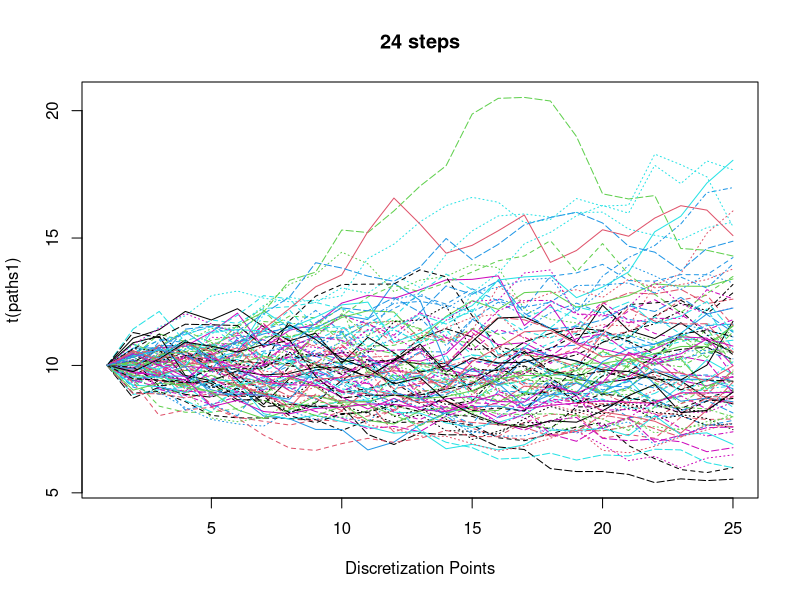
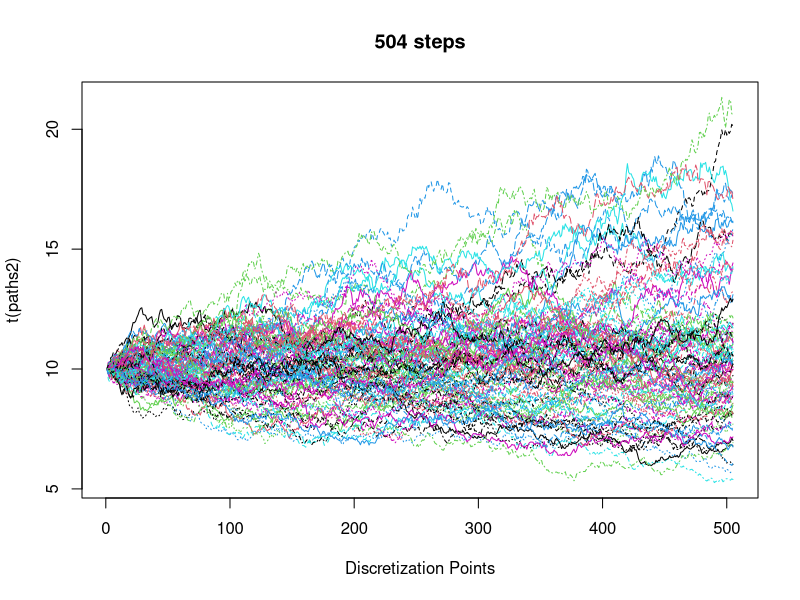
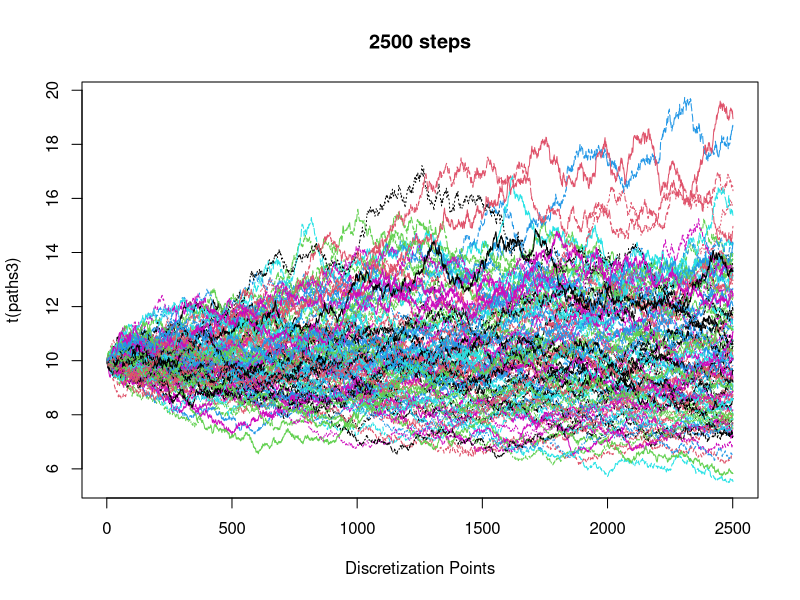

Write the R code that produced these figures, in order.
# BSM pricing formula for European call option, 
# to calculate the fair price at t = 0 in closed form.
BSM <- function(s0, K, T1, r, sigma){
  d1 <- (log(s0/K)+(r+sigma^2/2)*T1)/(sigma*sqrt(T1))
  d2 <- d1 - sigma*sqrt(T1)
  s0*pnorm(d1) - exp(-r*T1)*K*pnorm(d2)  
}

# Exercises on slide 45

# 1 - BSM formula pricing.
para <- list(s0 = 20, K = 18, T1 = 1, r = 0.05, sigma = 0.2)
# Call price
BSM(s0 = para$s0, K = para$K, T1 = para$T1, r = para$r, sigma = para$sigma)
# Put price
BSM(s0 = para$s0, K = para$K, T1 = para$T1, r = para$r, sigma = para$sigma)-
  para$s0+exp(-para$r*para$T1)*para$K

para <- list(s0 = 32.5, K = 30, T1 = 0.75, r = 0.01, sigma = 0.23)
# Call price
BSM(s0 = para$s0, K = para$K, T1 = para$T1, r = para$r, sigma = para$sigma)
# Put price
BSM(s0 = para$s0, K = para$K, T1 = para$T1, r = para$r, sigma = para$sigma)-
  para$s0+exp(-para$r*para$T1)*para$K

para <- list(s0 = 79, K = 20, T1 = 1.5, r = 0.02, sigma = 0.43)
# Call price
BSM(s0 = para$s0, K = para$K, T1 = para$T1, r = para$r, sigma = para$sigma)
# Put price
BSM(s0 = para$s0, K = para$K, T1 = para$T1, r = para$r, sigma = para$sigma)-
  para$s0+exp(-para$r*para$T1)*para$K

# THE FIRST COINCIDES WITH THE RESULTS FROM THE SLIDE, BUT THE TWO SECOND ONES DO NOT!
# I BELIEVE SOMETHING MIGHT BE WRONG WITH THE NUMBERS ON THE SLIDE. 

# 2 - EM method implementation.
s0 <- 10
T1 <- 2
mu <- 0.03
sigma <- 0.19
M <- 100
n <- c(24, 504, 2500)
h <- T1/n

make.paths <- function(n, h){
  C.values <- matrix(rep(NA, length.out = M*(n+1)), nrow = M)
  for (i in 1:M){
    Z <- rnorm(n)
    S.values <- rep(NA, length.out = n+1)
    S.values[1] <- s0
    for (j in 2:(n+1)){
      S.values[j] <- S.values[j-1] + mu*S.values[j-1]*h + sigma*S.values[j-1]*sqrt(h)*Z[j-1]
    }
    C.values[i,] <- S.values
  }
  C.values
}

paths1 <- make.paths(n[1], h[1]) 
matplot(t(paths1), type = "l", main = paste0(n[1]," steps"), xlab = "Discretization Points")

paths2 <- make.paths(n[2], h[2]) 
matplot(t(paths2), type = "l", main = paste0(n[2]," steps"), xlab = "Discretization Points")

paths3 <- make.paths(n[3], h[3]) 
matplot(t(paths3), type = "l", main = paste0(n[3]," steps"), xlab = "Discretization Points")

# 3 - Repeat 2 and calculate the MC estimator for S_T
s0 <- 10
T1 <- 2
mu <- 0.03
sigma <- 0.19
M <- 10000
n <- c(24, 504, 2500, 1000)
h <- T1/n

n <- n[4]
h <- h[4]

make.paths <- function(){
  C.values <- rep(NA, length.out = M)
  for (i in 1:M){
    Z <- rnorm(n)
    S.values <- rep(NA, length.out = n+1)
    S.values[1] <- s0
    for (j in 2:(n+1)){
      S.values[j] <- S.values[j-1] + mu*S.values[j-1]*h + sigma*S.values[j-1]*sqrt(h)*Z[j-1]
    }
    S <- S.values[length(S.values)] # Choose last value for European call option price calculation.
    C.values[i] <- S
  }
  mean(C.values) # Return discounted average payoff
}

make.paths() # The result in the slides is 10.62, which is very close to mine!
